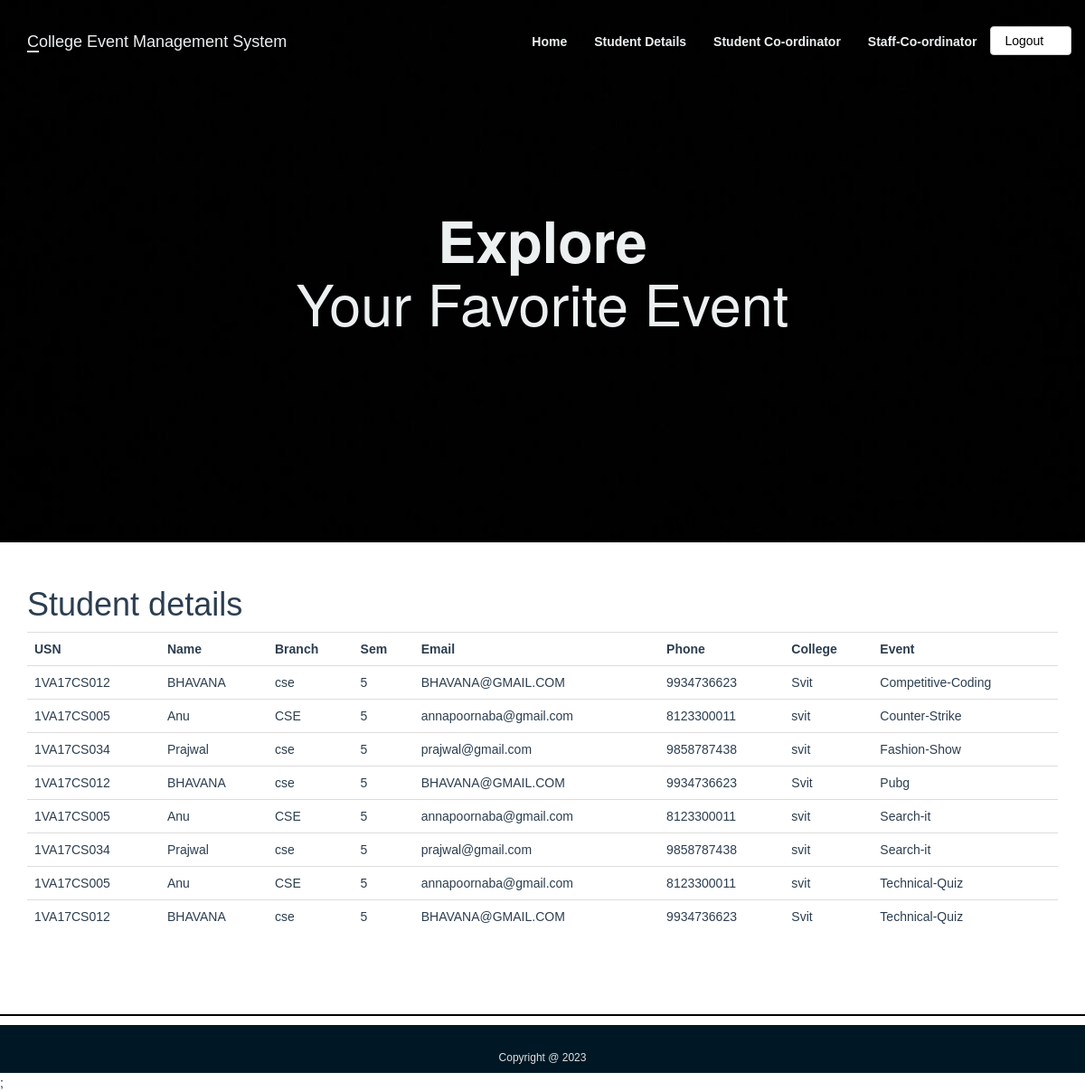
Page /Stu_details.php on the committed database.
### tables this page shows
CREATE TABLE `events` (
  `event_id` int(11) NOT NULL,
  `event_title` varchar(50) NOT NULL,
  `event_price` int(11) DEFAULT NULL,
  `participents` int(100) DEFAULT 0,
  `img_link` text DEFAULT NULL,
  `type_id` int(11) DEFAULT NULL
);

CREATE TABLE `participent` (
  `usn` varchar(20) NOT NULL,
  `name` varchar(100) NOT NULL,
  `branch` varchar(11) NOT NULL,
  `sem` int(11) NOT NULL,
  `email` varchar(300) NOT NULL,
  `phone` varchar(12) NOT NULL,
  `college` varchar(20) NOT NULL
);

### Stu_details.php (the view, shortened to what this page needs)
<?php
include_once 'classes/db1.php';
$result = mysqli_query($conn,"SELECT * FROM events,registered r ,participent p WHERE events.event_id=r.event_id and r.usn = p.usn order by event_title");
?>
<!DOCTYPE html>
<html>
<head>
        <?php require 'utils/styles.php'; ?>
    </head>
<body><?php include 'utils/adminHeader.php'?>
<div class = "content">
<div class = "container">
<h1>Student details</h1>
<?php
if (mysqli_num_rows($result) > 0) {
?>
 <table class="table table-hover" >
  <tr>
  <th>USN</th>
    <th>Name</th>
    <th>Branch</th>
    <th>Sem</th>
    <th>Email</th>
    <th>Phone</th>
    <th>College</th>
    <th>Event</th>
  </tr>
<?php
while($row = mysqli_fetch_array($result)) {
?>
<tr>
<td><?php echo $row["usn"]; ?></td>
    <td><?php echo $row["name"]; ?></td>
    <td><?php echo $row["branch"]; ?></td>
    <td><?php echo $row["sem"]; ?></td>
    <td><?php echo $row["email"]; ?></td>
    <td><?php echo $row["phone"]; ?></td>
    <td><?php echo $row["college"]; ?></td>
    <td><?php echo $row["event_title"]; ?></td>
</tr>
<?php
}
?>
</table>
 <?php
}
else{
    echo "No result found";
}
?>
</div>
</div>
<?php include 'utils/footer.php'?>;
 </body>
</html>

### css/style.css (style rules this page uses)
body { overflow-x: hidden; }
.content { font-family: Arial, Helvetica, sans-serif; color: #2C3E50; }

### rows in the picture
events: participent.usn "1VA17CS012", participent.name "BHAVANA", participent.branch "cse", participent.sem "5", participent.email "BHAVANA@GMAIL.COM", participent.phone "9934736623", participent.college "Svit", event_title "Competitive-Coding"
events: participent.usn "1VA17CS005", participent.name "Anu", participent.branch "CSE", participent.sem "5", participent.email "annapoornaba@gmail.com", participent.phone "8123300011", participent.college "svit", event_title "Counter-Strike"
events: participent.usn "1VA17CS034", participent.name "Prajwal", participent.branch "cse", participent.sem "5", participent.email "prajwal@gmail.com", participent.phone "9858787438", participent.college "svit", event_title "Fashion-Show"
events: participent.usn "1VA17CS012", participent.name "BHAVANA", participent.branch "cse", participent.sem "5", participent.email "BHAVANA@GMAIL.COM", participent.phone "9934736623", participent.college "Svit", event_title "Pubg"
events: participent.usn "1VA17CS005", participent.name "Anu", participent.branch "CSE", participent.sem "5", participent.email "annapoornaba@gmail.com", participent.phone "8123300011", participent.college "svit", event_title "Search-it", participent.usn "1VA17CS034", participent.name "Prajwal", participent.branch "cse", participent.email "prajwal@gmail.com", participent.phone "9858787438"
events: participent.usn "1VA17CS005", participent.name "Anu", participent.branch "CSE", participent.sem "5", participent.email "annapoornaba@gmail.com", participent.phone "8123300011", participent.college "svit", event_title "Technical-Quiz", participent.usn "1VA17CS012", participent.name "BHAVANA", participent.branch "cse", participent.email "BHAVANA@GMAIL.COM", participent.phone "9934736623", participent.college "Svit"
